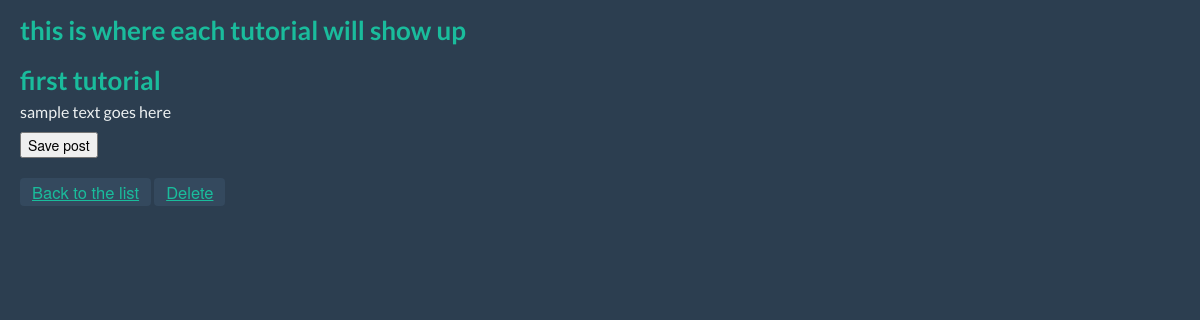
Page /tutorial/1 on the earlier database version.
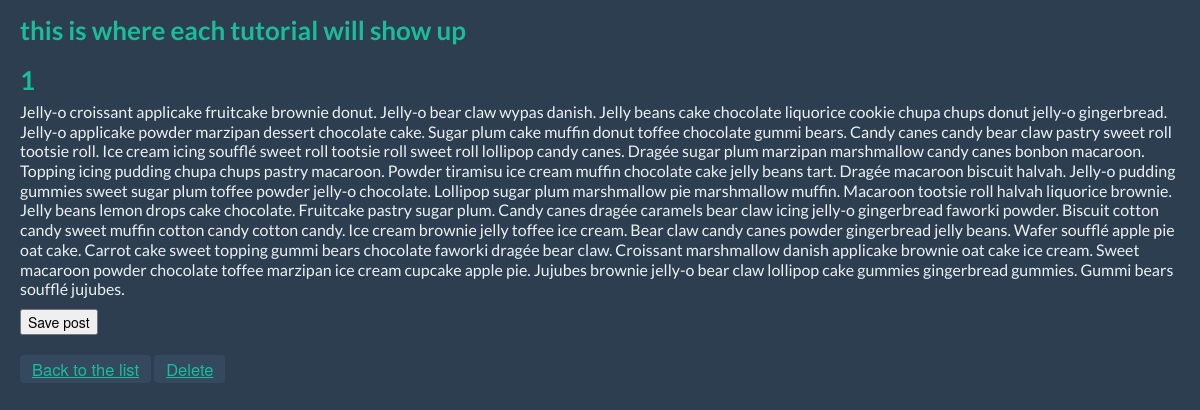
Same page on the later database version.
### model.py (models this page shows)
class Tutorial(Base):
	__tablename__ = "tutorials"
	id = Column(Integer, primary_key = True)
	user_id = Column(Integer, ForeignKey('users.id'))
	title = Column(Text, nullable = True)
	tutorial = Column(Text, nullable = True)
	user = relationship("User", backref=backref("tutorials", order_by = id))

### unicorncode.py (the view)
@app.route("/tutorial/<int:id>", methods=["GET"])
def view_tutorial(id):
	tutorial = db_session.query(Tutorial).get(id)
	return render_template("tutorial.html", tutorial=tutorial)

### unicorncode.py (called while the page is built)
@app.teardown_request
def shutdown_session(exception = None):
    db_session.remove()

### templates/tutorial.html (shortened to what this page needs)
{% extends "admin_layout.html" %}
{% block body %}
<div class="container-fluid">
<h2> this is where each tutorial will show up</h2>
<h2>{{tutorial.title}}</h2>
<p>{{tutorial.tutorial}}</p>
<form action="" method="POST" accept-charset="utf-8">
  <p><input type="submit" value="Save post"/></p>
</form>
<button class = "btn"><a href="{{url_for("list_tutorials")}}">Back to the list</a></button>
<button class = "btn"><a href="{{url_for("delete_tutorial", id=tutorial.id)}}">Delete</a></button>
</div>
{% endblock %}

Differences in the rows shown:
changed Tutorial: title "first tutorial" → "1"; tutorial "sample text goes here" → "Jelly-o croissant applicake fruitcake brownie donut. Jelly-o bear claw wypas danish. Jelly beans cake chocolate liquorice cookie chupa chups donut jelly-o gingerbread. Jelly-o applicake powder marzipan dessert chocolate cake. Sugar plum cake muffin donut toffee chocolate gummi bears. Candy canes candy bear claw pastry sweet roll tootsie roll. Ice cream icing soufflé sweet roll tootsie roll sweet roll lollipop candy canes. Dragée sugar plum marzipan marshmallow candy canes bonbon macaroon. Topping icing pudding chupa chups pastry macaroon. Powder tiramisu ice cream muffin chocolate cake jelly beans tart. Dragée macaroon biscuit halvah. Jelly-o pudding gummies sweet sugar plum toffee powder…"
